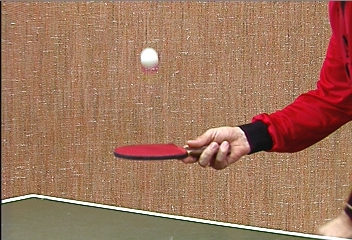
%> input picture labs-master/lab3/pingpong/0000.jpeg, 352 x 240 px
$ octave main.m   (GNU Octave 9; MATLAB toolbox functions it lacks are replaced by stand-ins)
%> lines starting %> are read from the running program, lines starting %| are printed output that depends on the picture; in (x1, y1, x2, y2) boxes, pixels count from 0 and x2, y2 are one past the last pixel; in counts of white or black regions, pixels touching at a corner belong together; the program's own positions count from 1
%> further down, im is the input picture: size 240x352x3 uint8; mean R, G, B 160.4, 117.6, 93.3
### labs-master/lab3/harris_corner_detector.m
function [H,Gx,Gy] = harris_corner_detector(image)
%UNTITLED Summary of this function goes here
%   Detailed explanation goes here
    image=im2double(image);
    image=rgb2gray(image);
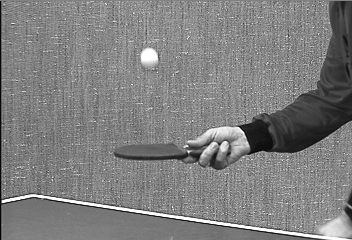
%> image: size 240x352 double; min 0.00498, max 1, mean 0.501
    [Gx,Gy]=imgradientxy(image);
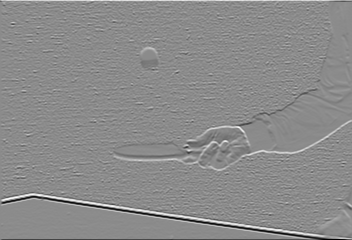
%> Gy: size 240x352 double; min -4, max 3.31, mean -0.000105; drawn with min black and max white
    [h,w]=size(image);
%> h = 240; w = 352
    %     Q=zeros(size(image));
    A=Gx.^2;
    B=Gx.*Gy;
    C=Gy.^2;
    H=zeros(h,w);
    g=fspecial('gaussian',[7,7],2);
    A=filter2(g,A);
    B=filter2(g,B);
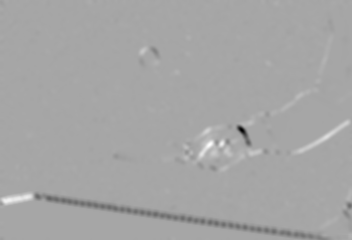
%> B: size 240x352 double; min -2.04, max 1.09, mean -0.00659; drawn with min black and max white
    C=filter2(g,C);
    for i =1:h
        for j=1:w
           Q=[A(i,j), B(i,j) ; B(i,j), C(i,j)];
           H(i,j)=det(Q)-0.04*(trace(Q))^2;
        end
    end
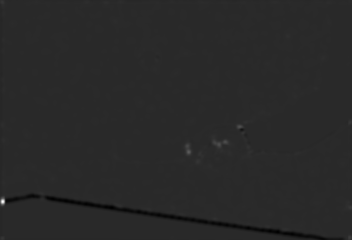
%> H: size 240x352 double; min -1.03, max 5.25, mean -0.00659; drawn with min black and max white

    Hmax=max(max(H));
%> Hmax = 5.25
    thresh=0.001;
    % [6 lines of commented-out code are left out]
    result=zeros(h,w);
for i = 2:h-1
        for j = 2:w-1

            if H(i,j) > 0.1*Hmax && H(i,j) > H(i-1,j-1) && H(i,j) > H(i-1,j) && H(i,j) > H(i-1,j+1) && H(i,j) > H(i,j-1) && H(i,j) > H(i,j+1) && H(i,j) > H(i+1,j-1) && H(i,j) > H(i+1,j) && H(i,j) > H(i+1,j+1) && abs(H(i,j))>thresh
                result(i,j) = 1;
            end
        end
    end
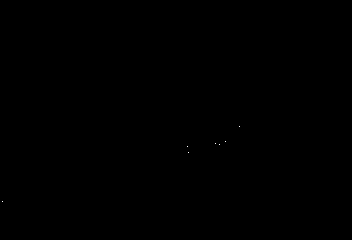
%> result: size 240x352 double; values 0 (black) and 1 (white), 0.01% white in thin lines or dots, all inside (x1, y1, x2, y2) = (2, 126, 240, 202)


    H=result;


end

### labs-master/lab3/plotHarris.m
function meh = plotHarris(im,H,Gx,Gy)
%UNTITLED Summary of this function goes here
%   Detailed explanation goes here
[x,y]=find(H);
%> x = [202; 147; 153; 144; 145; 142; 127]; y = [3; 188; 189; 216; 220; 226; 240]
figure();
subplot(1,3,1);
  imshow(im);
    hold on

    plot(y,x,'yo');
% %      plot(flow,'DecimationFactor',[5 5],'ScaleFactor',10)
    hold off
% figure(2);
subplot(1,3,2);
imshow(Gx)

subplot(1,3,3);

imshow(Gy)
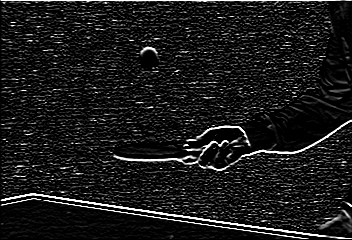
%> displayed picture: size 240x352, on the screen's scale of 0 to 255; min 0, max 255, mean 26.1

end

### labs-master/lab3/main.m

%pingpong
im=imread('0000.jpeg');
[H,Gx,Gy]=harris_corner_detector(im);

plotHarris(im,H,Gx,Gy);
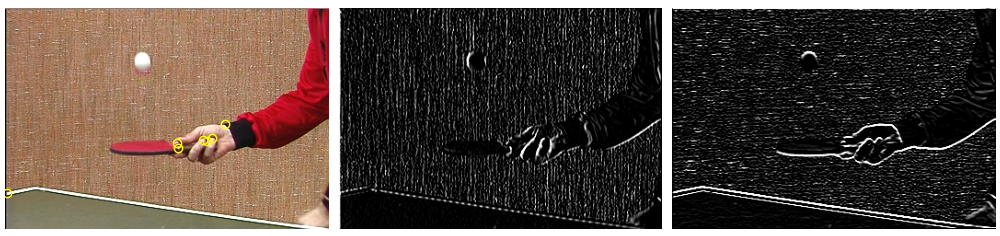
%> figure redrawn from the program's plot data, 3 panels


%person_toy
%> (the run ends here)
